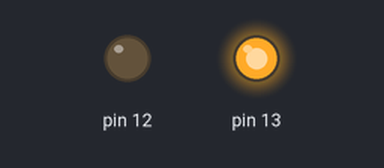
A sketch run on a simulated Arduino Uno, built with avr-gcc and run on an emulated ATmega328P. Shown: output pins drawn as LEDs (lit = HIGH).

Above: at 1.0 s.
At 3.0 s:
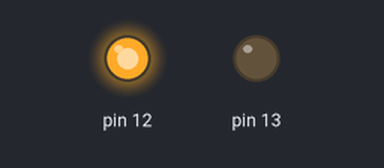
At 5.0 s:
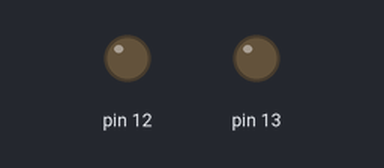
Timing chart, 0 to 7.8 s (numbered marks = the images above):
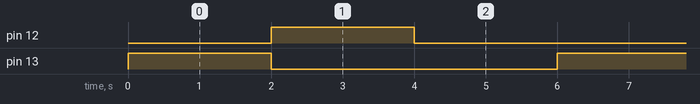

The sketch:

Motor.ino
```cpp
void setup() {
  pinMode(12, OUTPUT);
  pinMode(13, OUTPUT);

}

void loop() {
  digitalWrite(13, 1);
  digitalWrite(12, 0);
  delay(2000);

  digitalWrite(13, 0);
  digitalWrite(12, 1);
  delay(2000);

  digitalWrite(13, 0);
  digitalWrite(12, 0);
  delay(2000);

}
```

Measured:
- by itself, pin 12, pin 13: alternates HIGH for 2.0 s and LOW for 4.0 s
- by itself, everything shown: repeats every 6.0 s, in 3 steps
